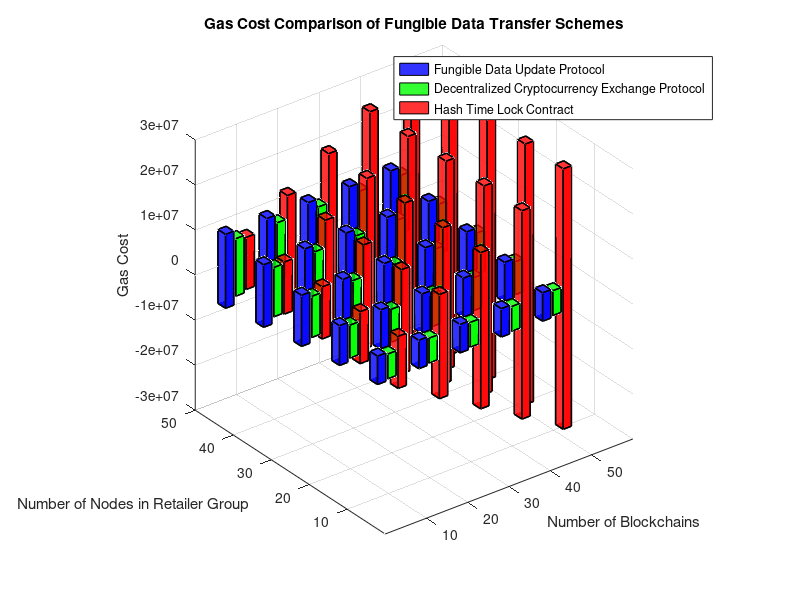

The MATLAB source for this figure:
% Define the range of blockchains and nodes in the retailer group
blockchains = [10, 20, 30, 40, 50];
nodes = [10, 20, 30, 40, 50];

% Calculate gas costs for each scheme
num_blockchains = length(blockchains);
num_nodes = length(nodes);

gas_costs = zeros(num_blockchains, num_nodes, 3);

for i = 1:num_blockchains
    for j = 1:num_nodes
        N = blockchains(i);
        k = nodes(j);

        gas_costs(i, j, 1) = (1846677 + 1593068 + 349517) + k * 252786;
        gas_costs(i, j, 2) = 3690283 + k * 181591;
        gas_costs(i, j, 3) = 1156622 * N;
    end
end

% Create 3D bar plot for all schemes
figure;
hold on;

% Plot the bars for each scheme
colors = {'b', 'g', 'r'};
offsets = [-0.25, 0, 0.25];
bar_width = 0.2;

for scheme = 1:size(gas_costs, 3)
    for i = 1:num_blockchains
        for j = 1:num_nodes
            % Draw the cuboid
            X = [i + offsets(scheme) - bar_width/2, i + offsets(scheme) + bar_width/2];
            Y = [j - bar_width/2, j + bar_width/2];
            Z = gas_costs(i, j, scheme);
            drawCuboid([X(1), Y(1), 0, bar_width, bar_width, Z], 'FaceColor', colors{scheme}, 'EdgeColor', 'k', 'LineWidth', 1, 'FaceAlpha', 0.8);
        end
    end
end

% Customize plot appearance
title('Gas Cost Comparison of Fungible Data Transfer Schemes');
hXLabel = xlabel('Number of Blockchains');
hYLabel = ylabel('Number of Nodes in Retailer Group');
hZLabel = zlabel('Gas Cost');

% Add legend
p1 = patch(NaN, NaN, 'b', 'FaceAlpha', 0.8);
p2 = patch(NaN, NaN, 'g', 'FaceAlpha', 0.8);
p3 = patch(NaN, NaN, 'r', 'FaceAlpha', 0.8);
legend([p1, p2, p3], 'Fungible Data Update Protocol', 'Decentralized Cryptocurrency Exchange Protocol', 'Hash Time Lock Contract');

% Show the figure
hold off;
grid on;
view(3);
set(gca,'xtick',1:5,'xticklabel',blockchains);
set(gca,'ytick',1:5,'yticklabel',nodes);

% Create a callback function to update the axis labels when the view is changed
set(gca, 'CameraViewAngleMode', 'manual');
set(gcf, 'WindowButtonMotionFcn', @update_labels);

function update_labels(~, ~)
    % Update axis labels
    hTitle = get(gca,'title');
    hXLabel = get(gca,'XLabel');
    hYLabel = get(gca,'YLabel');
    hZLabel = get(gca,'ZLabel');
    set([hTitle, hXLabel, hYLabel, hZLabel], 'Units', 'normalized');
    set([hTitle, hXLabel, hYLabel, hZLabel], 'Units', 'normalized');
    ax_pos = get(gca, 'Position');
    [az, el] = view;

    x_label_pos = [ax_pos(1) + ax_pos(3)/2, ax_pos(2) - 0.1];
    y_label_pos = [ax_pos(1) - 0.1, ax_pos(2) + ax_pos(4)/2];
    z_label_pos = [ax_pos(1) - 0.15, ax_pos(2) + ax_pos(4) + 0.1];

    set(hXLabel, 'Position', x_label_pos, 'Rotation', -az);
    set(hYLabel, 'Position', y_label_pos, 'Rotation', el);
    set(hZLabel, 'Position', z_label_pos, 'Rotation', 0);

    drawnow;
end

